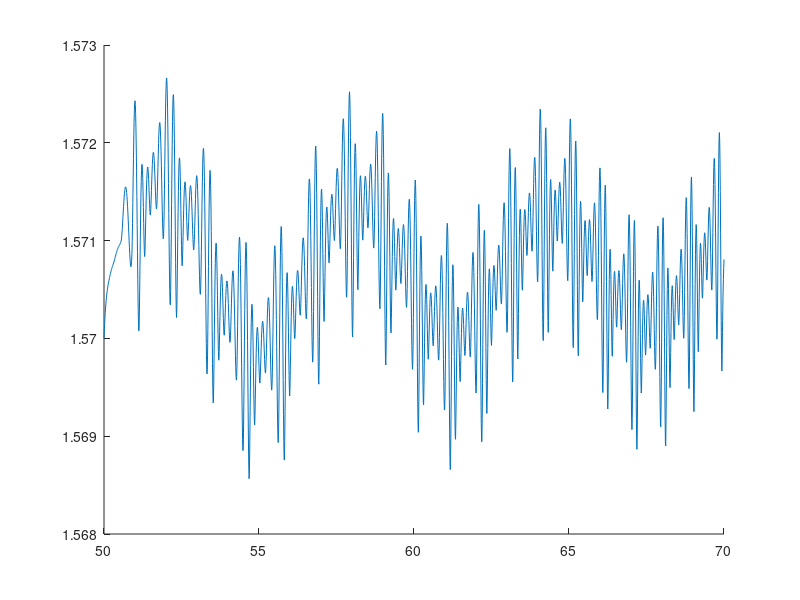

Here is the MATLAB script that generated this plot: (Note: this script raises an error after producing the figure.)
% Campbell Gregor
% Last modified: 19/10/22
% 33110018

clc; clear all; close all;

ODE = @(x,y) (y.^2 .* sin(x) + x.^2 .* cos(y))./(2.*x.*y);

h = [0.01,0.005,0.001];
span = [50,70];
y0 = 1.57;
hold on;

[t,y] = ode45(ODE,50:h(1):70,y0);
plot(t,y)

for i = h
[t1,y1] = midpoint(ODE,span,y0,i);
plot(t1,y1);
end

hold off;

xlabel("t");
ylabel("y");

legend("ODE45", "h = 0.01","h = 0.005","h = 0.001","Location","best");
title("ODE solutions with various incriments");



